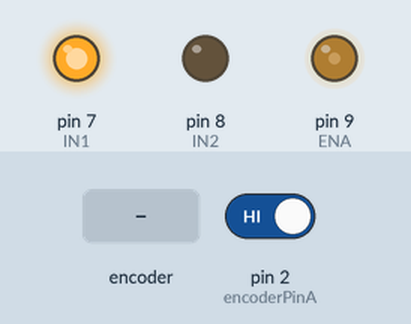
The sketch below on a simulated Arduino Uno, built with avr-gcc and run on an emulated ATmega328P. On the bench: output pins drawn as LEDs (lit = HIGH). The inputs (shaded band) are chosen by the test bench; at power-on: pin 2 (encoderPinA) HIGH. What the sketch prints to the serial monitor is not drawn.

Above: at 1.27 s.
1.3 s: rotary encoder on pin 2 (encoderPinA) / pin 3 (encoderPinB) turned 1 step (first pin leading)
At 3.52 s:
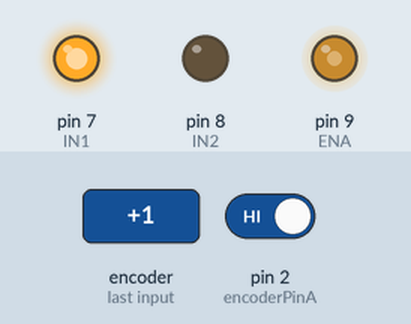
At 10.0 s:
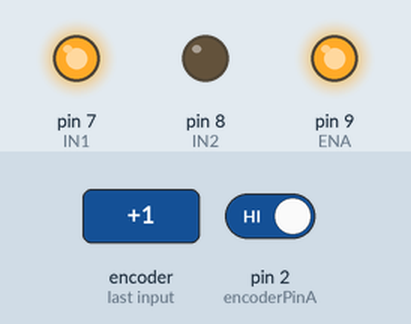
Timing chart, 0 to 11.5 s (numbered marks = the images above; inputs shaded):
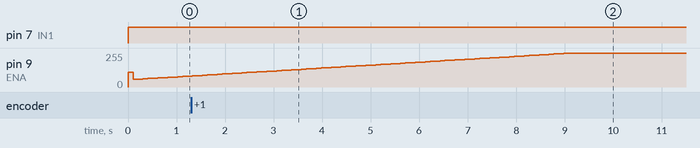

The sketch:

ver1.ino
```cpp
// Định nghĩa các chân kết nối
const int ENA = 9;      // Chân PWM điều khiển tốc độ động cơ
const int IN1 = 7;      // Chân điều khiển chiều quay động cơ
const int IN2 = 8;
const int encoderPinA = 2;    // Chân encoder A
const int encoderPinB = 3;    // Chân encoder B

// Biến PID
double Kp = 0, Ki = 0, Kd = 0;
double setpoint = 100;        // Tốc độ mục tiêu (RPM)
double currentSpeed = 0;      // Tốc độ hiện tại của động cơ
double e = 0, last_e = 0, sum_e = 0;
double dt = 0.1;
double de = 0;  // Đạo hàm của sai số

// Biến encoder
volatile long encoderCount = 0;
double pulsesPerRevolution = 360.0;  // Số xung encoder mỗi vòng quay

// Biến mạng RBF
const int NUM_NEURONS = 3;
double mu[NUM_NEURONS] = {0, 50, 100};  // Trung tâm neuron cho các giá trị sai số
double sigma[NUM_NEURONS] = {25, 25, 25};  // Độ rộng của hàm Gaussian
double weights[NUM_NEURONS][3];      // Trọng số cho Kp, Ki, Kd

void setup() {
  Serial.begin(9600);

  // Khởi tạo các chân động cơ và encoder
  pinMode(ENA, OUTPUT);
  pinMode(IN1, OUTPUT);
  pinMode(IN2, OUTPUT);
  pinMode(encoderPinA, INPUT);
  pinMode(encoderPinB, INPUT);
  attachInterrupt(digitalPinToInterrupt(encoderPinA), encoderISR, RISING);

  // Khởi tạo trọng số cho mạng RBF
  initializeWeights();
}

void loop() {
  // Tính toán tốc độ động cơ từ encoder
  currentSpeed = calculateSpeed();

  // Tính sai số
  e = setpoint - currentSpeed;

  // In giá trị sai số
  //Serial.print("Error (e): "); Serial.println(e);

  // Kiểm tra để tránh chia cho 0
  if (dt > 0) {
    de = (e - last_e) / dt;
  } else {
    de = 0;
  }

  // Tính toán tích phân và giới hạn tích phân
  double MAX_INTEGRAL = 1000;  // Giới hạn tích phân
  sum_e += e * dt;
  sum_e = constrain(sum_e, -MAX_INTEGRAL, MAX_INTEGRAL);  // Giới hạn sum_e

  // Tính toán tham số PID bằng mạng RBF
  computePIDRBF(e, de, sum_e);

  // Điều khiển động cơ dựa trên tham số PID
  double controlSignal = Kp * e + Ki * sum_e + Kd * de;
  controlSignal = constrain(controlSignal, 0, 255);  // Giới hạn giá trị PWM từ 0 tới 255

  analogWrite(ENA, controlSignal);  // Xuất tín hiệu PWM điều khiển tốc độ động cơ

  // Điều khiển chiều quay động cơ
  if (controlSignal >= 0) {
    digitalWrite(IN1, HIGH);
    digitalWrite(IN2, LOW);
  } else {
    digitalWrite(IN1, LOW);
    digitalWrite(IN2, HIGH);
  }

  last_e = e;

  // In giá trị để giám sát
  //Serial.println("CurrentSpeed: ");
  Serial.print(currentSpeed);  // In tốc độ hiện tại
  // Nếu bạn muốn in cả giá trị setpoint
  //Serial.print("Setpoint: ");
  Serial.print(" ");
  Serial.println(setpoint);
  // Serial.print(" ");
  // Serial.println(controlSignal);
  // Serial.print(", ");  // Dấu phân cách
  // Serial.println(currentSpeed);  // In tốc độ hiện tại
  // Serial.print(" Control Signal: "); Serial.println(controlSignal);

  // // In ra các giá trị PID để kiểm tra
  // Serial.print("Kp: "); Serial.println(Kp);
  // Serial.print("Ki: "); Serial.println(Ki);
  // Serial.print("Kd: "); Serial.println(Kd);

  // In giá trị phi để kiểm tra
  double phi[NUM_NEURONS];
  double totalPhi = 0; // Tổng giá trị phi để chuẩn hóa
  for (int i = 0; i < NUM_NEURONS; i++) {
      phi[i] = exp(-pow(e - mu[i], 2) / (2 * pow(sigma[i], 2)));
      totalPhi += phi[i];  // Cộng dồn để chuẩn hóa
      // Serial.print("phi["); Serial.print(i); Serial.print("]: ");
      // Serial.println(phi[i]);
  }

  // Serial.print("totalPhi: "); Serial.println(totalPhi);

  delay(dt * 1000);  // Chu kỳ lặp
}

// Hàm ngắt encoder
void encoderISR() {
  encoderCount++;
}

// Hàm tính tốc độ từ encoder
double calculateSpeed() {
  static long lastEncoderCount = 0;
  static unsigned long lastTime = 0;

  // Tính toán thời gian và số xung đã quay được
  unsigned long currentTime = millis();
  long pulses = encoderCount - lastEncoderCount;

  // Tránh chia cho 0 khi tính tốc độ
  if (currentTime - lastTime > 0) {
    double speed = (pulses / pulsesPerRevolution) * (60000.0 / (currentTime - lastTime));  // RPM
    lastEncoderCount = encoderCount;
    lastTime = currentTime;
    return speed;
  } else {
    return 0;  // Nếu thời gian không thay đổi, tốc độ bằng 0
  }
}

// Khởi tạo các trọng số mạng RBF
void initializeWeights() {
  // Khởi tạo trọng số mạng RBF với giá trị không phải 0
  weights[0][0] = 1.0;  // Trọng số cho Kp từ neuron 1
  weights[0][1] = 0.5;  // Trọng số cho Ki từ neuron 1
  weights[0][2] = 0.2;  // Trọng số cho Kd từ neuron 1

  weights[1][0] = 0.8;  // Trọng số cho Kp từ neuron 2
  weights[1][1] = 0.4;  // Trọng số cho Ki từ neuron 2
  weights[1][2] = 0.1;  // Trọng số cho Kd từ neuron 2

  weights[2][0] = 0.5;  // Trọng số cho Kp từ neuron 3
  weights[2][1] = 0.2;  // Trọng số cho Ki từ neuron 3
  weights[2][2] = 0.05; // Trọng số cho Kd từ neuron 3
}

// Tính toán giá trị PID từ mạng RBF
void computePIDRBF(double e, double de, double sum_e) {
  double phi[NUM_NEURONS];
  double totalPhi = 0; // Tổng giá trị phi để chuẩn hóa

  for (int i = 0; i < NUM_NEURONS; i++) {
    phi[i] = exp(-pow(e - mu[i], 2) / (2 * pow(sigma[i], 2)));  // Hàm Gaussian
    totalPhi += phi[i];  // Cộng dồn để chuẩn hóa
  }

  // Tính giá trị Kp, Ki, Kd từ mạng RBF, sử dụng tổng phi để chuẩn hóa
  Kp = 0;
  Ki = 0;
  Kd = 0;

  if (totalPhi > 0) { // Tránh chia cho 0
    for (int i = 0; i < NUM_NEURONS; i++) {
      Kp += (phi[i] / totalPhi) * weights[i][0];  // Trọng số Kp
      Ki += (phi[i] / totalPhi) * weights[i][1];  // Trọng số Ki
      Kd += (phi[i] / totalPhi) * weights[i][2];  // Trọng số Kd
    }
  }
}
```
